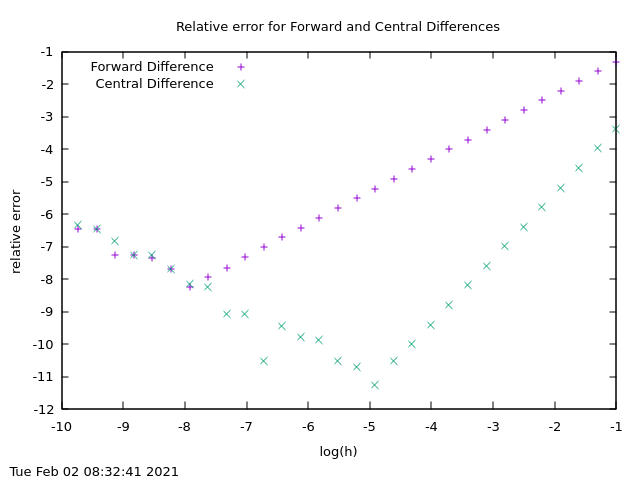

This figure's gnuplot source:
# gnuplot plot file: quad_eq.plt
#set terminal x11   # terminal type: for a Mac, use "aqua" instead of "x11"
set title 'Relative error for Forward and Central Differences'
set xlabel 'log(h)'
set ylabel 'relative error'
set logscale
set pointsize 1.5   # set the size of the plotted points
set key top left    # move the key away from the lines
set timestamp	  # turn on a date/time indicator
plot "derivative_test_simple.dat" using 1:2 title 'Forward Difference',\
     "derivative_test_simple.dat" using 1:3 title 'Central Difference'
replot  		  	# plot to the file
